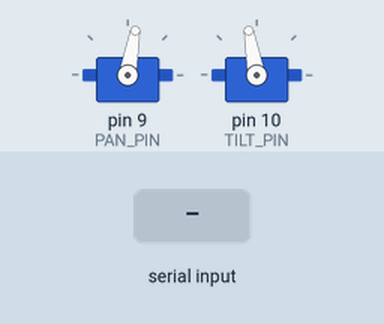
Simulated run of this sketch. Board: Arduino Uno, built with avr-gcc and run on an emulated ATmega328P. On the bench: 2 × servo. Inputs (shaded band) come from the test bench.

Above: at 1.2 s.
1.3 s: "H,150\n" received over Serial
At 1.8 s:
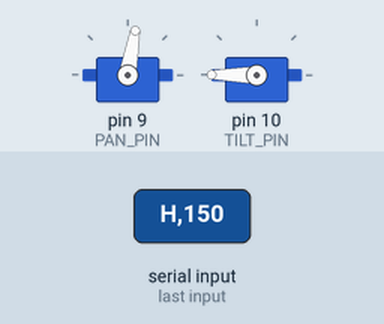
2.8 s: "H\n" received over Serial
At 4.0 s:
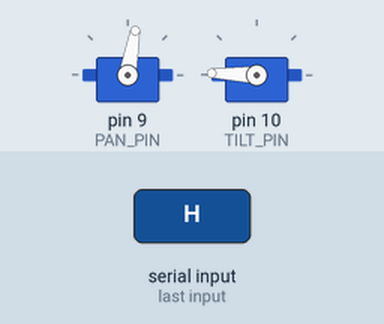
4.3 s: "90,45\n" received over Serial
At 5.3 s:
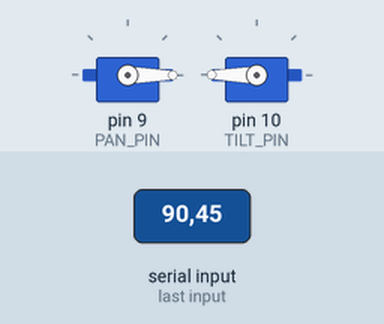
5.8 s: "H\n" received over Serial
At 6.4 s:
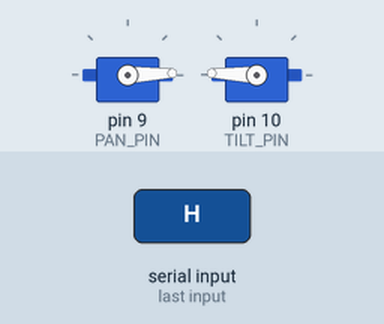
7.3 s: "30,150\n" received over Serial
At 7.6 s:
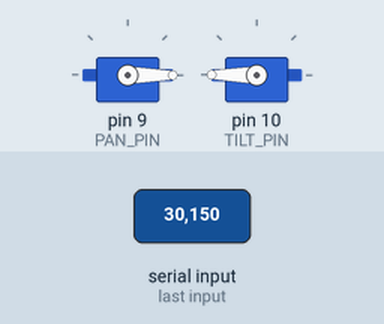
Timing chart, 0 to 9.8 s (numbered marks = the images above; inputs shaded):
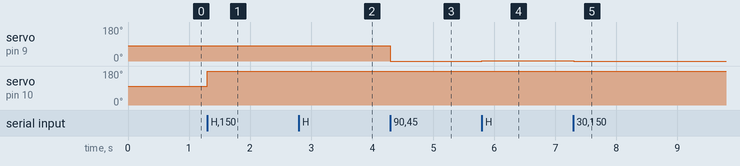

The sketch:

pan_tilt.ino
```cpp
#include <Servo.h>

Servo pan;
Servo tilt;

const int PAN_PIN = 9;
const int TILT_PIN = 10;
const int PAN_HOME = 80;
const int TILT_HOME = 100;
const int HOME_STEP = 2;

int panPos = PAN_HOME;
int tiltPos = TILT_HOME;

int approach(int current, int target, int step) {
  if (current < target) return min(current + step, target);
  if (current > target) return max(current - step, target);
  return current;
}

void setup() {
  Serial.begin(115200);
  pan.attach(PAN_PIN);
  tilt.attach(TILT_PIN);
  pan.write(panPos);
  tilt.write(tiltPos);
}

void loop() {
  if (!Serial.available()) return;

  String message = Serial.readStringUntil('\n');
  message.trim();

  // Each H command takes one step toward home; the app repeats it.
  if (message == "H") {
    panPos = approach(panPos, PAN_HOME, HOME_STEP);
    tiltPos = approach(tiltPos, TILT_HOME, HOME_STEP);
    pan.write(panPos);
    tilt.write(tiltPos);
    return;
  }

  // Relative dx,dy corrections preserve the tested servo directions.
  int comma = message.indexOf(',');
  if (comma > 0) {
    int dx = message.substring(0, comma).toInt();
    int dy = message.substring(comma + 1).toInt();
    panPos -= dx;
    tiltPos += dy;
    panPos = constrain(panPos, 0, 180);
    tiltPos = constrain(tiltPos, 0, 180);
    pan.write(panPos);
    tilt.write(tiltPos);
  }
}
```

Measured:
- after the input at 1.3 s, servo on pin 10 (TILT_PIN): 100° → 180° at once
- after the input at 2.8 s, servo on pin 10 (TILT_PIN): 180° → 178° at once
- after the input at 4.3 s, servo on pin 9 (PAN_PIN): 80° → 0° at once; servo on pin 10 (TILT_PIN): 178° → 180° at once
- after the input at 5.8 s, servo on pin 9 (PAN_PIN): 0° → 2° at once; servo on pin 10 (TILT_PIN): 180° → 178° at once
- after the input at 7.3 s, servo on pin 9 (PAN_PIN): 2° → 0° at once; servo on pin 10 (TILT_PIN): 178° → 180° at once
